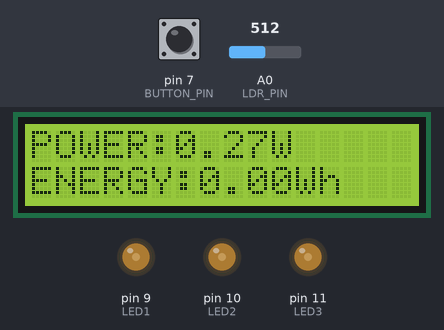
A sketch run on a simulated Arduino Uno, built with avr-gcc and run on an emulated ATmega328P. Parts: 16×2 character LCD, output pins drawn as LEDs (lit = HIGH). The test bench sets the inputs (shaded band); at power-on: A0 (LDR_PIN) = 512, pin 7 (BUTTON_PIN) HIGH.

Above: at 3.2 s.
3.3 s: A0 (LDR_PIN) set to 488
At 4.8 s:
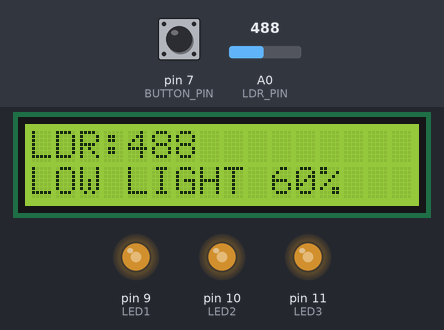
6.3 s: A0 (LDR_PIN) set to 359
At 8.9 s:
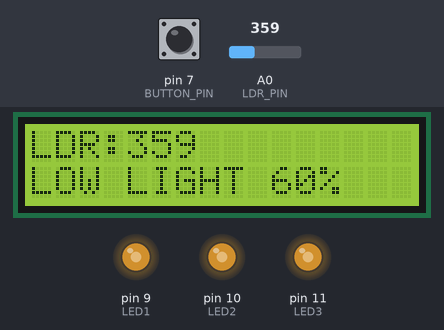
9.3 s: A0 (LDR_PIN) set to 343
At 10.5 s:
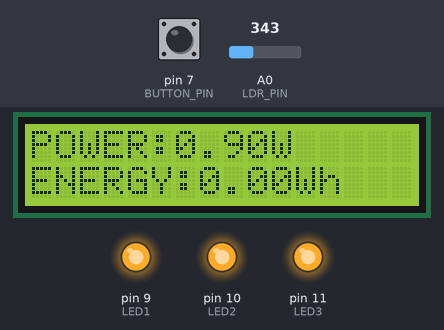
12.3 s: pin 7 (BUTTON_PIN) pulled LOW for 0.15 s
At 12.7 s:
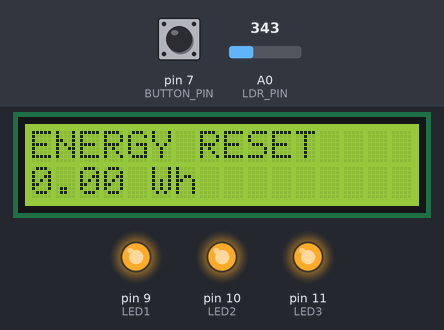
15.4 s: A0 (LDR_PIN) set to 510
At 17.7 s:
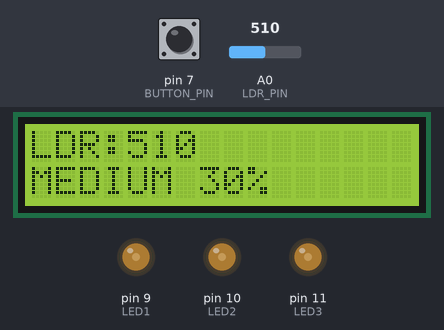
18.4 s: A0 (LDR_PIN) set to 684
At 21.2 s:
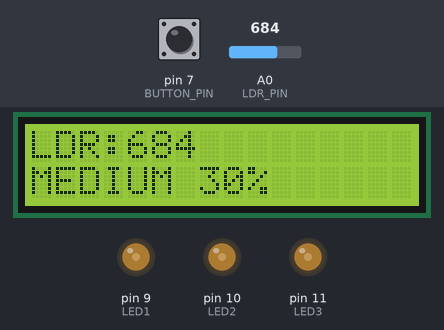
21.4 s: A0 (LDR_PIN) set to 711
Timing chart, 0 to 24.4 s (numbered marks = the images above; inputs shaded):
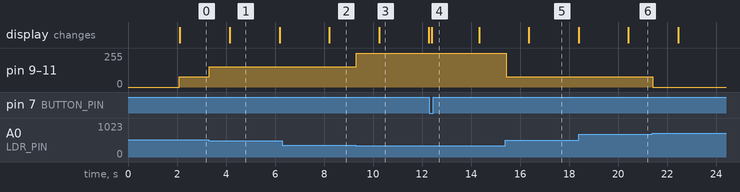

Measured:
- the behaviour switches between 501 and 500 on A0 (LDR_PIN) (found by bisection; images 0 and 1)
- the behaviour switches between 351 and 350 on A0 (LDR_PIN) (found by bisection; images 2 and 3)
- after the input at 3.3 s, pin 9 (LED1), pin 10 (LED2), pin 11 (LED3): 76/255 → 153/255 at once; the display: changes after 0.85 s (image 1)
- after the input at 6.3 s, the display: changes after 1.9 s (image 2)
- after the input at 9.3 s, pin 9 (LED1), pin 10 (LED2), pin 11 (LED3): 153/255 → 255/255 at once; the display: changes after 0.95 s (image 3)
- after the input at 12.3 s, the display: changes after 0.09 s (image 4)
- after the input at 15.4 s, pin 9 (LED1), pin 10 (LED2), pin 11 (LED3): 255/255 → 76/255 at once; the display: changes after 0.95 s (image 5)
- after the input at 18.4 s, the display: changes after 2.0 s (image 6)
- after the input at 21.4 s, pin 9 (LED1), pin 10 (LED2), pin 11 (LED3): 76/255 → 0/255 at once

The sketch:

smart-street-lighting-system.ino
```cpp
#include <Wire.h>
#include <LiquidCrystal_I2C.h>

LiquidCrystal_I2C lcd(0x27, 16, 2);

const int LDR_PIN = A0;

const int LED1 = 9;
const int LED2 = 10;
const int LED3 = 11;

const int BUTTON_PIN = 7;

unsigned long lastTime = 0;
unsigned long lastDisplay = 0;

float energyWh = 0.0;

int brightness = 0;
String condition = "BRIGHT";

void setup() {

  pinMode(LDR_PIN, INPUT);

  pinMode(LED1, OUTPUT);
  pinMode(LED2, OUTPUT);
  pinMode(LED3, OUTPUT);

  pinMode(BUTTON_PIN, INPUT_PULLUP);

  lcd.begin(16, 2);
  lcd.backlight();
  lcd.clear();

  lcd.setCursor(0, 0);
  lcd.print("AUTO STREET");

  lcd.setCursor(0, 1);
  lcd.print("LIGHT SYSTEM");

  delay(2000);
  lcd.clear();

  lastTime = millis();
}

void loop() {

  int ldrValue = analogRead(LDR_PIN);

  // Determine brightness
  if (ldrValue > 700) {

    brightness = 0;
    condition = "BRIGHT";

  }
  else if (ldrValue > 500) {

    brightness = 30;
    condition = "MEDIUM";

  }
  else if (ldrValue > 350) {

    brightness = 60;
    condition = "LOW LIGHT";

  }
  else {

    brightness = 100;
    condition = "DARK";

  }

  // Convert percentage to PWM
  int pwmValue = map(brightness, 0, 100, 0, 255);

  analogWrite(LED1, pwmValue);
  analogWrite(LED2, pwmValue);
  analogWrite(LED3, pwmValue);

  // Calculate estimated power
  // Approximate total LED power at 100% brightness
  float maxPower = 0.90;

  float power = maxPower * (brightness / 100.0);

  // Calculate elapsed time
  unsigned long currentTime = millis();

  float elapsedHours = (currentTime - lastTime) / 3600000.0;

  energyWh += power * elapsedHours;

  lastTime = currentTime;

  // Push button resets energy
  if (digitalRead(BUTTON_PIN) == LOW) {

    energyWh = 0.0;

    lcd.clear();

    lcd.setCursor(0, 0);
    lcd.print("ENERGY RESET");

    lcd.setCursor(0, 1);
    lcd.print("0.00 Wh");

    delay(1000);
  }

  // Change LCD screen every 2 seconds
  if (currentTime - lastDisplay >= 2000) {

    lastDisplay = currentTime;

    static bool screen = false;

    screen = !screen;

    lcd.clear();

    if (screen == false) {

      lcd.setCursor(0, 0);
      lcd.print("LDR:");
      lcd.print(ldrValue);

      lcd.setCursor(0, 1);
      lcd.print(condition);
      lcd.print(" ");
      lcd.print(brightness);
      lcd.print("%");

    }
    else {

      lcd.setCursor(0, 0);
      lcd.print("POWER:");
      lcd.print(power, 2);
      lcd.print("W");

      lcd.setCursor(0, 1);
      lcd.print("ENERGY:");
      lcd.print(energyWh, 2);
      lcd.print("Wh");
    }
  }

  delay(100);
}
```
